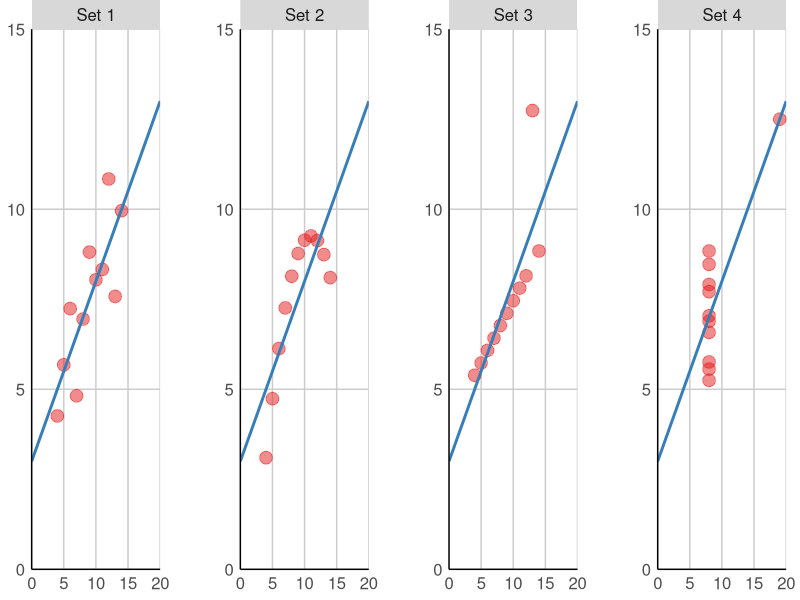
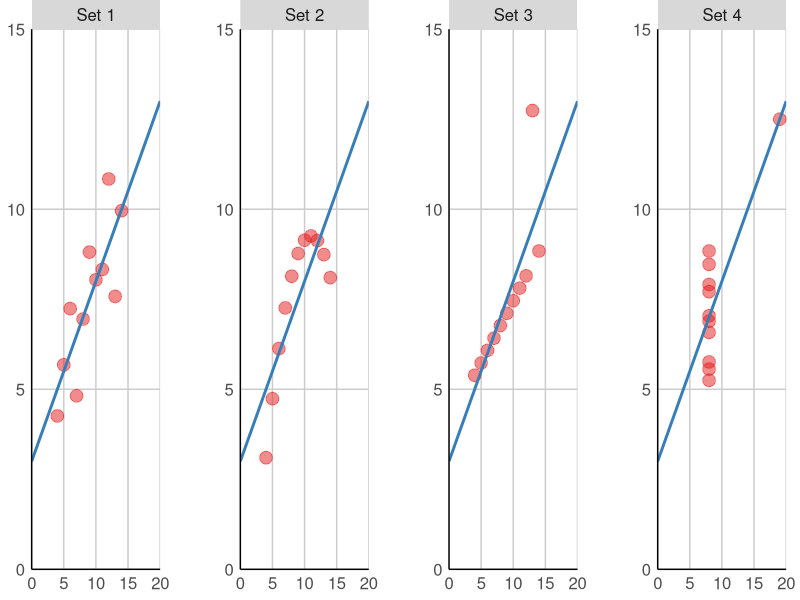
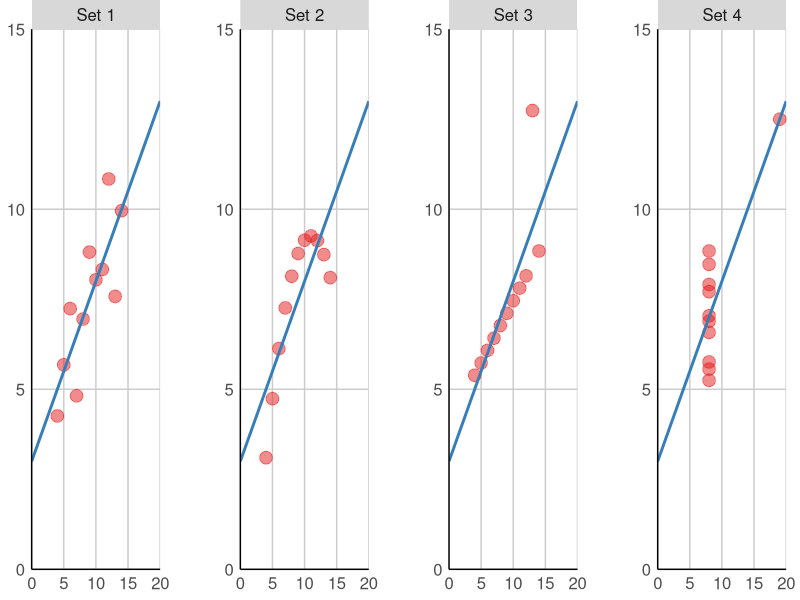

These charts were generated, in order, by the following R code:
library(dplyr)
library(tidyr)
library(ggplot2)
library(svglite)

# reformat the built-in anscombe dataset
anscombe2 = anscombe %>%
  # collapse the x columns
  gather(setNumber, x, x1, x2, x3, x4) %>%
  # collapse the y columns
  gather(yNumber, y, y1, y2, y3, y4) %>%
  # make the x and y set numbers compatible
  mutate(setNumber = substring(setNumber, 2)) %>%
  mutate(yNumber = substring(yNumber, 2)) %>%
  # filter out where they don't match
  filter(setNumber == yNumber) %>%
  select(-yNumber) %>%
  mutate(setNumber = paste('Set', setNumber))

ggplot(anscombe2, aes(x=x, y=y)) +
  geom_point(size=4, alpha = 0.5, color='#E41A1C') +
  geom_smooth(method="lm", fill=NA, fullrange=TRUE, size=1, color='#377EB8') +
  scale_x_continuous(limits=c(0,20), expand=c(0,0)) +
  scale_y_continuous(limits=c(0,15), expand=c(0,0)) +
  facet_wrap(~ setNumber, scales="free", ncol=4) + 
  labs(x="", y="") +
  theme(
        text = element_text(size = 15),
        panel.background = element_blank(),
        axis.title = element_text(size = 1),
        axis.line = element_line(colour="black"),
        axis.ticks = element_blank(),
        panel.grid.major = element_line(colour = "#CCCCCC"),
        panel.grid.minor = element_blank(),
        panel.margin = unit(40, "points"),
        plot.margin = unit(c(0,10,0,0), "points"),
        strip.background = element_rect(fill='#00000027')
  )
ggsave("anscombe.svg", width=6*2.5, height=1.35*2.5)
ggsave("anscombe.png", width=6*2.5, height=1.35*2.5)
